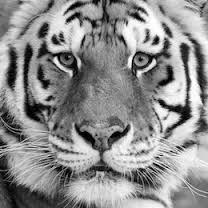
#> input picture Courses/ISE309 Multimedia Systems/hw3 - Sobel Filter/sample_images1/lion2.jpg, 208 x 208 px; its folder holds only this picture in this run
$ jupyter execute --allow-errors hw3.ipynb   (older library calls are emulated)
#> lines starting #> are read from the running program, lines starting #| are printed output that depends on the picture
[cell 1]
import cv2
import numpy as np
import matplotlib.pyplot as plt
import glob
import os
import statistics
import time
from math import exp
import math
import itertools
import sklearn.metrics as metrics

[cell 2]
img_dir = "sample_images1" # Enter Directory of all images from sample_images1
data_path = os.path.join(img_dir,'*')
img_files = glob.glob(data_path)
img_files

[cell 3]
#read images on the sample_images1 and put them in seperate lists
img_list=[]

for s in img_files:
    img = cv2.imread(s,cv2.IMREAD_GRAYSCALE)
#> img is the input picture: shape (208, 208); min 0, max 255, mean 141.8
    img_list.append(img)

[cell 4]
#creating kernels
kernelX=np.array([[0,0,0],[1,-1,0],[0,0,0]],dtype=np.float64)
kernelY=np.array([[0,0,0],[0,-1,0],[0,1,0]],dtype=np.float64)
sobelX = np.array([[-1, 0 ,1], [-2 ,0 ,2], [-1, 0, 1]], dtype=np.float64)/8
sobelY = np.array([[-1, -2 ,-1], [0 ,0 ,0], [1, 2, 1]], dtype=np.float64)/8

[cell 5]
#function for flipping filters
# [9 lines left out: function Flip, not called in this run]

[cell 6]
#function that apply convolution to images
def Convolution(image, kernel):
    img_h, img_w = image.shape
    filter_size = kernel.shape[0]

    padding = int((kernel.shape[0]-1)/2)
    padding_add = int(padding*2)
    input_image_with_padding = np.zeros([image.shape[0]+padding_add, image.shape[1]+padding_add])
    input_image_with_padding[padding:img_h+padding, padding:img_w+padding] = image[:,:]

    #flip_filter = Flip(kernel)
    flip_filter = cv2.flip(kernel, -1)


    output_img = np.zeros(image.shape, dtype=image.dtype)

    for i in range(img_h):
        for j in range(img_w):
            temp = input_image_with_padding[i:i+filter_size, j:j+filter_size]
            output_img[i,j] = np.uint8(np.sum(np.double(temp)*np.double(flip_filter)))

    return output_img

[cell 7]
#x axis derivatives of images
derX=[]
for i in img_list:

    img = Convolution(i,kernelX)
    derX.append(img)
    cv2.imshow("derivativeX",np.uint8(img))
    cv2.waitKey(0)
    cv2.destroyAllWindows()
#> this loop made 1 pass
#> (img_h in Convolution, img_w in Convolution, filter_size in Convolution, padding in Convolution, padding_add in Convolution, flip_filter in Convolution) on pass 1: (208, 208, 3, 1, 2, [[0, 0, 0], [0, -1, 1], [0, 0, 0]])
#> pass 1, `img = Convolution(i,kernelX)`:
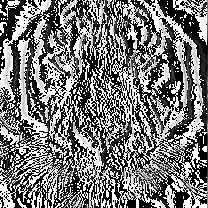
#> img: shape (208, 208); min 0, max 255, mean 120.6
#> after the loop, derX = 1 item

[cell 8]
#y axis derivatives of images
derY=[]
for i in img_list:

    img = Convolution(i,kernelY)
    derY.append(img)
    cv2.imshow("derivativeY",np.uint8(img))
    cv2.waitKey(0)
    cv2.destroyAllWindows()
#> this loop made 1 pass
#> (img_h in Convolution, img_w in Convolution, filter_size in Convolution, padding in Convolution, padding_add in Convolution, flip_filter in Convolution) on pass 1: (208, 208, 3, 1, 2, [[0, 1, 0], [0, -1, 0], [0, 0, 0]])
#> pass 1, `img = Convolution(i,kernelY)`:
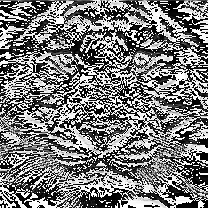
#> img: shape (208, 208); min 0, max 255, mean 122.4
#> after the loop, derY = 1 item

[cell 9]
# function to calculate the square of a matrix
# [8 lines left out: function MatrixMult, not called in this run]

[cell 10]
#find gradient magnitude for question 1
GradMagnitude=[]

for i in range(len(derX)):
    mag=derX[i]+derY[i]
    mag2 = cv2.normalize(mag, 0, 255, norm_type=cv2.NORM_MINMAX, dtype=cv2.CV_8UC1)
    GradMagnitude.append(mag2)
    cv2.imshow("grad magnitude",np.uint8(mag2))
    cv2.waitKey(0)
    cv2.destroyAllWindows()
#> this loop made 1 pass
#> pass 1, `mag=derX[i]+derY[i]`:
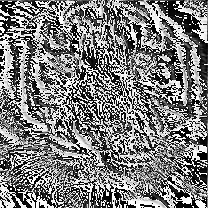
#> mag: shape (208, 208); min 0, max 255, mean 124.9
#> after the loop, GradMagnitude = 1 item

[cell 11]
#sobel x
sobX=[]
for i in img_list:

    img = Convolution(i,sobelX)
    sobX.append(img)
    cv2.imshow("sobelX",np.uint8(img))
    cv2.waitKey(0)
    cv2.destroyAllWindows()
#> this loop made 1 pass
#> (img_h in Convolution, img_w in Convolution, filter_size in Convolution, padding in Convolution, padding_add in Convolution, flip_filter in Convolution) on pass 1: (208, 208, 3, 1, 2, [[0.125, 0, -0.125], [0.25, 0, -0.25], [0.125, 0, -0.125]])
#> pass 1, `img = Convolution(i,sobelX)`:
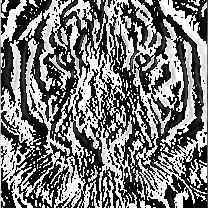
#> img: shape (208, 208); min 0, max 255, mean 121.8
#> after the loop, sobX = 1 item

[cell 12]
#sobel y
sobY=[]
for i in img_list:

    img = Convolution(i,sobelY)
    sobY.append(img)
    cv2.imshow("sobelY",np.uint8(img))
    cv2.waitKey(0)
    cv2.destroyAllWindows()
#> this loop made 1 pass
#> (img_h in Convolution, img_w in Convolution, filter_size in Convolution, padding in Convolution, padding_add in Convolution, flip_filter in Convolution) on pass 1: (208, 208, 3, 1, 2, [[0.125, 0.25, 0.125], [0, 0, 0], [-0.125, -0.25, -0.125]])
#> pass 1, `img = Convolution(i,sobelY)`:
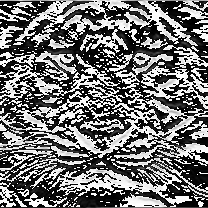
#> img: shape (208, 208); min 0, max 255, mean 113.9
#> after the loop, sobY = 1 item

[cell 13]
#find gradient magnitude for sobel
GradMagnitudeSob=[]

for i in range(len(sobX)):
    mag=sobX[i]+sobY[i]
    mag2 = cv2.normalize(mag, 0, 255, norm_type=cv2.NORM_MINMAX, dtype=cv2.CV_8UC1)
    GradMagnitudeSob.append(mag2)

    cv2.imshow("grad magnitude for sobel",np.uint8(mag2))
#> this loop made 1 pass
#> pass 1, `mag=sobX[i]+sobY[i]`:
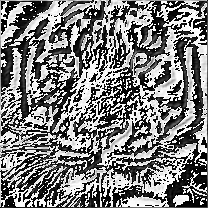
#> mag: shape (208, 208); min 0, max 255, mean 125.7
#> after the loop, GradMagnitudeSob = 1 item
    #cv2.waitKey(0)
    #cv2.destroyAllWindows()

[cell 14]
img_dir = "sample_images2" # Enter Directory of all images from sample_images1
data_path = os.path.join(img_dir,'*')
img_files2 = glob.glob(data_path)
img_files2

[cell 15]
#read images
img_list2=[]

for s in img_files2:
    img2 = cv2.imread(s,cv2.IMREAD_GRAYSCALE)
    img_list2.append(img2)

[cell 16]
# calculate histogram for the images
data = np.zeros(256)
#> data = 256 values from 0 to 0
for i in img_list2:
    for r in range(img2.shape[0]):
        for c in range (img2.shape[1]):
            temp=i[r][c]
            data[temp]+=1
    plt.plot(data)
    plt.show()
    for s in range(len(data)):
        data[s]=0
